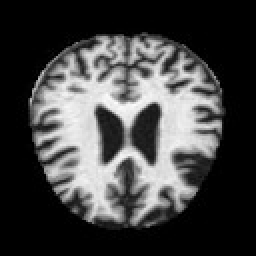
#> input picture Alzheimer_Split/Alzheimer_Split/test/Mild_Demented/mild_128.jpg, 128 x 128 px (shown 2 times larger); its folder holds only this picture in this run
$ jupyter execute --allow-errors eda.ipynb
#> lines starting #> are read from the running program, lines starting #| are printed output that depends on the picture
[cell 1]
import numpy as np
import pandas as pd
import matplotlib.pyplot as plt
import seaborn as sns
from pathlib import Path
import random
from PIL import Image

[cell 2]
DATA_CSV = "Alzheimer_Dataset_Details.csv"
IMG_BASE = "Alzheimer_Split/Alzheimer_Split"

df = pd.read_csv(DATA_CSV)
#> (reads Alzheimer_Dataset_Details.csv from the repository)
print(f"Shape: {df.shape[0]} images, {df.shape[1]} columns\n")
print("Missing values:", df.isna().sum().sum())
print("Duplicate filenames:", df["Filename"].duplicated().sum())
print("Duplicate full rows:", df.duplicated().sum(), "\n")
df.info()
df.head()

[cell 3]
# Class balance across the whole dataset and per split
print("Overall class distribution:\n", df["Disease"].value_counts().to_string(), "\n")
balance = df.groupby(["Split", "Disease"]).size().unstack(fill_value=0)
print("Per split:\n", balance.to_string(), "\n")
print("Relative class weight (train, vs Non_Demented):")
train_cnt = balance.loc["train"]
print((train_cnt / train_cnt["Non_Demented"]).round(3).to_string())

fig, ax = plt.subplots(1, 2, figsize=(14, 4.5))
sns.countplot(data=df, x="Split", hue="Disease", ax=ax[0])
ax[0].set_title("Class counts per split")
balance.plot(kind="bar", ax=ax[1], rot=0)
ax[1].set_title("Per-split stacked counts")
plt.tight_layout()
plt.show()
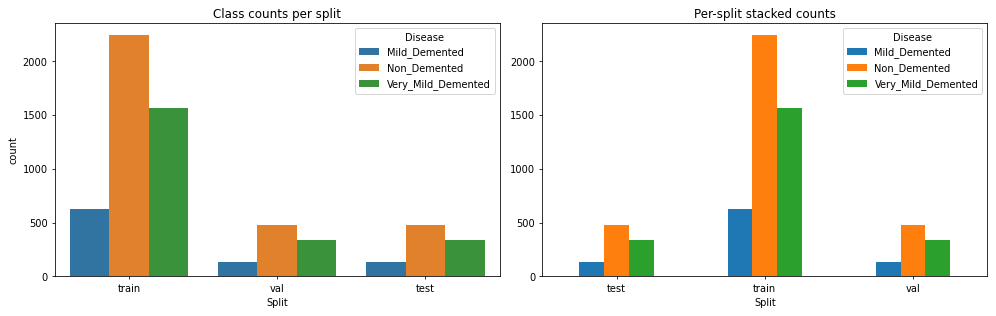
#> figure drawn by matplotlib, 2 panels; panel 1: tallest bar 627 high, from x = -0.4 to -0.133; panel 1: tallest bar 2240 high, from x = -0.133 to 0.133; panel 1: tallest bar 1568 high, from x = 0.133 to 0.4; panel 2: tallest bar 627 high, from x = 0.75 to 0.917

[cell 4]
# Image uniformity: dimensions, channels, color mode, format, file size
print(df["Color Mode"].value_counts().to_string(), "\n")
print(df["Extension"].value_counts().to_string(), "\n")
print(df[["Width", "Height", "Channels"]].describe().to_string(), "\n")
print("File size (KB):")
print(df["File Size (KB)"].describe().to_string())

fig, ax = plt.subplots(1, 2, figsize=(12, 3.5))
sns.histplot(df["File Size (KB)"], bins=40, ax=ax[0])
ax[0].set_title("File size distribution (KB)")
sns.boxplot(data=df, x="Disease", y="File Size (KB)", ax=ax[1])
ax[1].set_title("File size by class")
plt.tight_layout()
plt.show()
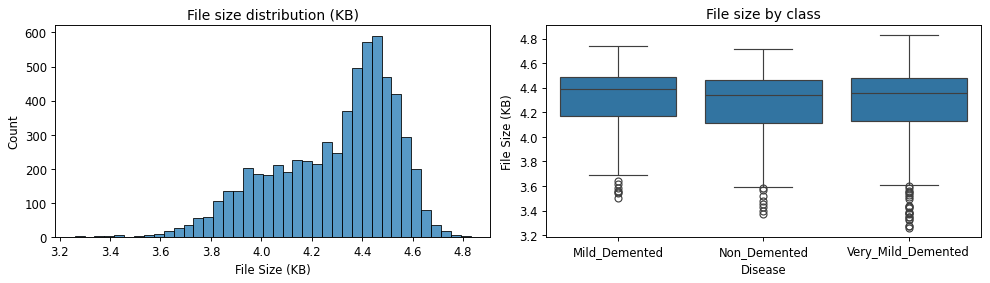
#> figure drawn by matplotlib, 2 panels; panel 1: tallest bar 591 high, from x = 4.44 to 4.48
#> further down, img is the input picture: PIL image 128x128 L; min 0, max 252, mean 67

[cell 5]
# Data integrity: no filename shared between splits (no leakage), CSV matches disk
from pathlib import Path

dup = df["Filename"].duplicated(keep=False)
leak = df[dup].groupby("Filename")["Split"].nunique()
print("Filenames appearing in >1 split:", int((leak > 1).sum()))

csv_files = set(df["Filename"])
disk_files = set()
for sp in ["train", "val", "test"]:
    for cls in ["Mild_Demented", "Non_Demented", "Very_Mild_Demented"]:
        disk_files |= {p.name for p in Path(IMG_BASE, sp, cls).glob("*.jpg")}
print("In CSV but missing on disk:", len(csv_files - disk_files))
print("On disk but not in CSV:   ", len(disk_files - csv_files))

# Note: the Full Path column points to Windows paths (C:\Users\...) that don't exist here,
# so rebuild paths from Split/Disease/Filename instead.
print("\nSample row:")
print(df[["Split", "Disease", "Filename", "Full Path"]].head(2).to_string(index=False))

[cell 6]
# Visual check: sample images from each class
import random
from PIL import Image

random.seed(42)
fig, axes = plt.subplots(3, 3, figsize=(7, 7))
#> (the rest of this cell did not finish here and is left out)
